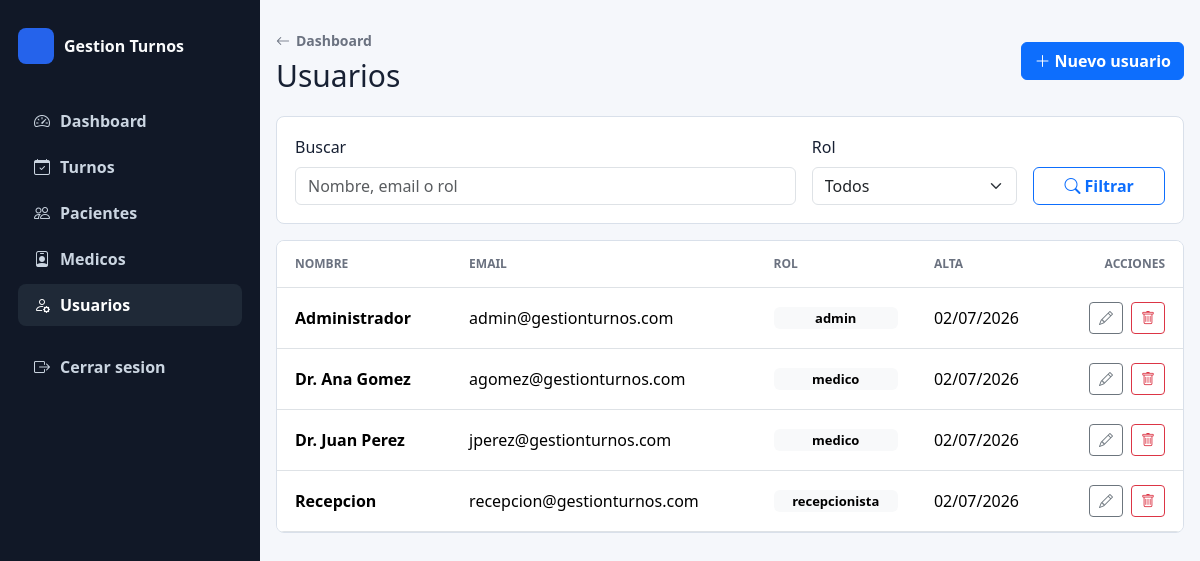
/index.php?action=usuarios (signed in), run on the app's committed database.
### tables this page shows
CREATE TABLE usuarios (
    id INT UNSIGNED AUTO_INCREMENT PRIMARY KEY,
    nombre VARCHAR(120) NOT NULL,
    email VARCHAR(150) NOT NULL,
    password VARCHAR(255) NOT NULL,
    rol ENUM('admin', 'recepcionista', 'medico') NOT NULL,
    especialidad VARCHAR(100) NULL,
    matricula VARCHAR(50) NULL,
    created_at TIMESTAMP NOT NULL DEFAULT CURRENT_TIMESTAMP,
    updated_at TIMESTAMP NOT NULL DEFAULT CURRENT_TIMESTAMP ON UPDATE CURRENT_TIMESTAMP,
    UNIQUE KEY uq_usuarios_email (email),
    KEY idx_usuarios_rol (rol),
    KEY idx_usuarios_medico (rol, especialidad, matricula)
);

### controllers/UsuarioController.php (called while the page is built, shortened)
<?php
require_once __DIR__ . '/../models/Usuario.php';
class UsuarioController
{
    private Usuario $usuarioModel;
    public function __construct()
    {
        $this->usuarioModel = new Usuario();
    }
    public function index(): void
    {
        $busqueda = trim($_GET['busqueda'] ?? '');
        $rol = $_GET['rol'] ?? '';
        $usuarios = $this->usuarioModel->listar($busqueda, $rol ?: null);
        require_once __DIR__ . '/../views/usuarios/index.php';
    }
}

### config/conexion.php (called while the page is built, shortened)
<?php
class conexion
{
    private static ?PDO $conexion = null;
    public static function conexion(): PDO
    {
        $host = 'localhost';
        $port = '3308';
        $db = 'gestion_turnos';
        $user = 'root';
        $pass = 'root';
        $charset = 'utf8mb4';
        $dsn = "mysql:host={$host};port={$port};dbname={$db};charset={$charset}";
        $options = [
            PDO::ATTR_ERRMODE => PDO::ERRMODE_EXCEPTION,
            PDO::ATTR_DEFAULT_FETCH_MODE => PDO::FETCH_ASSOC,
            PDO::ATTR_EMULATE_PREPARES => false,
        ];
        try {
            self::$conexion = new PDO($dsn, $user, $pass, $options);
            return self::$conexion;
        } catch (PDOException $e) {
            error_log('Error de conexión a la base de datos: ' . $e->getMessage());
            throw new RuntimeException('No se pudo conectar a la base de datos.');
        }
    }
}

### models/Usuario.php (called while the page is built, shortened)
<?php
require_once __DIR__ . '/../config/conexion.php';
class Usuario
{
    private PDO $db;
    public function __construct()
    {
        $this->db = conexion::conexion();
    }
    public function listar(string $busqueda = '', ?string $rol = null): array
    {
        $sql = 'SELECT id, nombre, email, rol, especialidad, matricula, created_at FROM usuarios WHERE 1 = 1';
        $params = [];
        $sql .= ' ORDER BY nombre';
        $stmt = $this->db->prepare($sql);
        $stmt->execute($params);
        return $stmt->fetchAll();
    }
}

### views/usuarios/index.php (the view, shortened to what this page needs)
<!DOCTYPE html>
<html lang="es">
<head>
    <link href="https://cdn.jsdelivr.net/npm/bootstrap@5.3.3/dist/css/bootstrap.min.css" rel="stylesheet">
    <link href="https://cdn.jsdelivr.net/npm/bootstrap-icons@1.11.3/font/bootstrap-icons.css" rel="stylesheet">
    <link href="public/css/turnos.css" rel="stylesheet">
</head>
<body>
    <div class="app-shell">
        <?php require __DIR__ . '/../layouts/sidebar.php'; ?>
    <main class="main-content page-shell">
        <header class="page-header">
            <div><a class="back-link" href="index.php?action=dashboard"><i class="bi bi-arrow-left"></i><span>Dashboard</span></a><h1>Usuarios</h1></div>
            <a class="btn btn-primary" href="index.php?action=usuarios_crear"><i class="bi bi-plus-lg"></i><span>Nuevo usuario</span></a>
        </header>
        <section class="filter-bar">
            <form action="index.php" method="GET" class="row g-3 align-items-end">
                <div class="col-12 col-md-7"><label class="form-label" for="busqueda">Buscar</label><input class="form-control" type="search" id="busqueda" name="busqueda" value="<?php echo htmlspecialchars($busqueda); ?>" placeholder="Nombre, email o rol" data-live-search="#tablaUsuarios"></div>
                <div class="col-12 col-md-3">
                    <label class="form-label" for="rol">Rol</label>
                    <select class="form-select" id="rol" name="rol">
                        <option value="">Todos</option>
                    </select>
                </div>
                <div class="col-12 col-md-2 d-grid"><button class="btn btn-outline-primary" type="submit"><i class="bi bi-search"></i><span>Filtrar</span></button></div>
            </form>
        </section>
        <section class="data-panel">
            <div class="table-responsive">
                <table class="table align-middle" id="tablaUsuarios">
                    <thead><tr><th>Nombre</th><th>Email</th><th>Rol</th><th>Alta</th><th class="text-end">Acciones</th></tr></thead>
                    <tbody>
                        <?php foreach ($usuarios as $usuario): ?>
                            <tr>
                                <td><strong><?php echo htmlspecialchars($usuario['nombre']); ?></strong></td>
                                <td><?php echo htmlspecialchars($usuario['email']); ?></td>
                                <td><span class="badge text-bg-light"><?php echo htmlspecialchars($usuario['rol']); ?></span></td>
                                <td><?php echo htmlspecialchars($usuario['created_at'] ? date('d/m/Y', strtotime($usuario['created_at'])) : '-'); ?></td>
                                <td><div class="actions"><a class="btn btn-sm btn-outline-secondary" href="index.php?action=usuarios_editar&id=<?php echo (int) $usuario['id']; ?>" title="Editar usuario"><i class="bi bi-pencil"></i></a><form action="index.php?action=usuarios_eliminar" method="POST" class="js-delete-form"><?php echo AuthController::csrfInput(); ?><input type="hidden" name="id" value="<?php echo (int) $usuario['id']; ?>"><button class="btn btn-sm btn-outline-danger" type="submit" title="Eliminar usuario"><i class="bi bi-trash"></i></button></form></div></td>
                            </tr>
                        <?php endforeach; ?>
                    </tbody>
                </table>
            </div>
        </section>
    </main>
    </div>
</body>
</html>

### public/css/turnos.css (style rules this page uses)
:root { --bg: #f5f7fb; --surface: #ffffff; --text: #172033; --muted: #6b7280; --line: #d9e0ea; --primary: #2563eb; --primary-dark: #1e40af; }
* { box-sizing: border-box; }
body { min-height: 100vh; margin: 0; background: var(--bg); color: var(--text); font-family: system-ui, -apple-system, BlinkMacSystemFont, "Segoe UI", sans-serif; }
.app-shell { display: grid; grid-template-columns: 260px minmax(0, 1fr); min-height: 100vh; }
.main-content { min-width: 0; }
.page-shell { width: min(1180px, calc(100% - 32px)); margin: 0 auto; padding: 28px 0; }
.page-header { display: flex; align-items: center; justify-content: space-between; gap: 18px; margin-bottom: 22px; }
.page-header h1 { margin: 6px 0 0; font-size: 30px; line-height: 1.2; }
.back-link { display: inline-flex; align-items: center; gap: 6px; color: var(--muted); font-size: 14px; font-weight: 700; text-decoration: none; }
.filter-bar, .data-panel, .form-panel { border: 1px solid var(--line); border-radius: 8px; background: var(--surface); }
.filter-bar { padding: 18px; margin-bottom: 16px; }
.data-panel { overflow: hidden; }
.table { margin-bottom: 0; }
.table th { color: var(--muted); font-size: 12px; text-transform: uppercase; }
.table th, .table td { padding: 14px 18px; }
.table td strong, .table td span { display: block; }
.table td span { color: var(--muted); font-size: 13px; }
.actions { display: flex; justify-content: flex-end; gap: 8px; }
.actions form { margin: 0; }
.actions .btn { display: inline-flex; align-items: center; justify-content: center; width: 34px; height: 32px; padding: 0; }
.btn { font-weight: 700; }
.btn i { margin-right: 4px; }
.actions .btn i { margin-right: 0; }

### data on the page
usuarios: nombre "Administrador", email "admin@gestionturnos.com", rol "admin", created_at "02/07/2026"
usuarios: nombre "Dr. Ana Gomez", email "agomez@gestionturnos.com", rol "medico", created_at "02/07/2026"
usuarios: nombre "Dr. Juan Perez", email "jperez@gestionturnos.com", rol "medico", created_at "02/07/2026"
usuarios: nombre "Recepcion", email "recepcion@gestionturnos.com", rol "recepcionista", created_at "02/07/2026"
